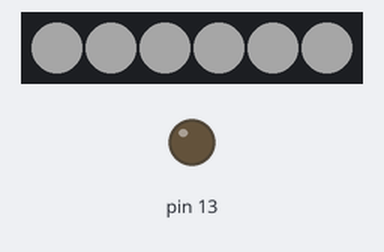
Recording of a sketch running on a simulated Arduino Uno, built with avr-gcc and run on an emulated ATmega328P. Shown: 6 RGB LEDs in strip order, left to right, output pins drawn as LEDs (lit = HIGH). Dim RGB values are drawn brighter than linear.

Above: at 0.1 s.
At 1.1 s:
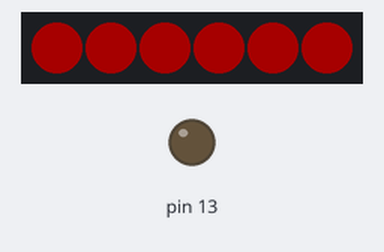
At 2.1 s:
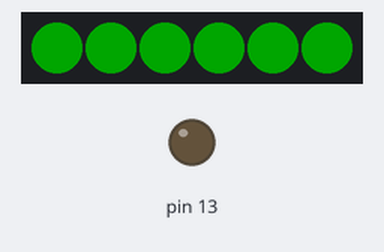
At 3.1 s:
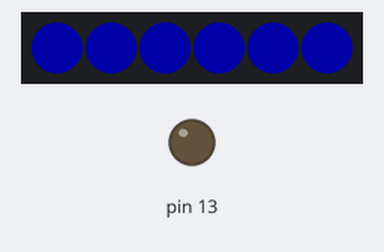
Timing chart, 0 to 40.0 s (numbered marks = the images above):
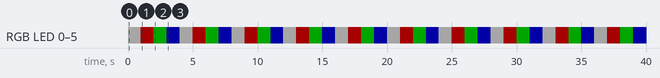

The sketch:

debug_led.ino
```cpp
/* デバッグ内容
  - フルカラーLEDが「白・赤・緑・青」に変化する。
*/

#include <Adafruit_NeoPixel.h>

#define PIN 7                 // フルカラーLEDのPIN番号
#define NUMPIXELS 6           // LEDの個数

Adafruit_NeoPixel pixels = Adafruit_NeoPixel(NUMPIXELS, PIN, NEO_GRB + NEO_KHZ800);

void setup() {
  pinMode(13, OUTPUT);
  digitalWrite(13, LOW);
  pixels.begin();
  pixels.setBrightness(40);
}

void loop() {
  for (int i = 0; i < NUMPIXELS; i++) {
    pixels.setPixelColor(i, 255, 255, 255);
  }
  pixels.show();
  delay(1000);
  for (int i = 0; i < NUMPIXELS; i++) {
    pixels.setPixelColor(i, 255, 0, 0);
  }
  pixels.show();
  delay(1000);
  for (int i = 0; i < NUMPIXELS; i++) {
    pixels.setPixelColor(i, 0, 255, 0);
  }
  pixels.show();
  delay(1000);
  for (int i = 0; i < NUMPIXELS; i++) {
    pixels.setPixelColor(i, 0, 0, 255);
  }
  pixels.show();
  delay(1000);
}
```

Measured:
- by itself, RGB LED 0–5: repeats every 4.0 s: RGB(40, 0, 0) 1.0 s, RGB(0, 40, 0) 1.0 s, RGB(0, 0, 40) 1.0 s, RGB(40, 40, 40) 1.0 s
- by itself, everything shown: repeats every 4.0 s, in 4 steps
- what the display in image 1 shows lasts 1.0 s, from 1.0 s to 2.0 s
